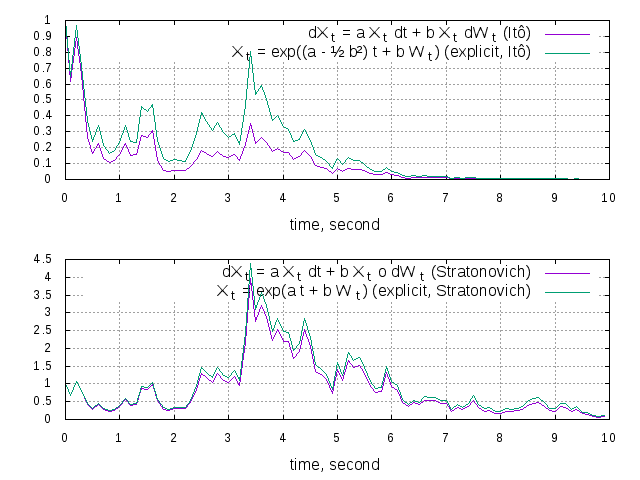

Here is the gnuplot script that generated this plot:
set terminal png
set output "data/TestStratTwo_0.1.png"
set title 
set multiplot
set grid

set grid
set origin 0.0,0.5
set size 1.0,0.5
clear
set xtics font ",10pt"
set ytics font ",10pt"
set ztics font ",10pt"
set xlabel "time, second" font ",12pt"
set ylabel "" font ",12pt"
set zlabel "" font ",12pt"


plot "data/TestStratTwo_0.1.0.data" title " dXt = a Xt dt + b Xt dWt (Ito)" with lines , "data/TestStratTwo_0.1.1.data" title " Xt = exp((a - 1/2 b²) Wt + b Wt) (explicit, Ito)" with lines 
set grid
set origin 0.0,0.0
set size 1.0,0.5
clear
set xtics font ",10pt"
set ytics font ",10pt"
set ztics font ",10pt"
set xlabel "time, second" font ",12pt"
set ylabel "" font ",12pt"
set zlabel "" font ",12pt"


plot "data/TestStratTwo_0.1.2.data" title " dXt = a Xt dt + b Xt o dWt (Stratonovich)" with lines , "data/TestStratTwo_0.1.3.data" title " Xt = exp(a Wt + b Wt) (explicit, Stratonovich)" with lines 
unset multiplot
